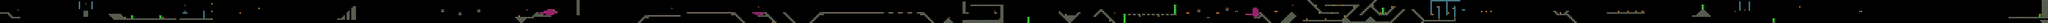

The image is a tile-based game level rendered from a .tmx file. Its description and source (layers, tilesets, objects; grid data summarised) follow:
An orthogonal 1300x15 tile map with 32x32 px tiles, 5 tile layers (waypoints, land, pipein, pass, ...), 3 tilesets and 275 objects (163x enemy, 64x coin, 26x wall, 14x bridge, 2x snake, ...).

<map version="1.0" orientation="orthogonal" width="1300" height="15" tilewidth="32" tileheight="32">
 <tileset firstgid="1" name="blocks" tilewidth="32" tileheight="32">
  <image source="blocks.png" trans="4040ff" width="384" height="512" />
 </tileset>
 <tileset firstgid="193" name="bonus" tilewidth="32" tileheight="32">
  <image source="bonus.png" trans="4040ff" width="256" height="32" />
 </tileset>
 <tileset firstgid="201" name="destination" tilewidth="32" tileheight="32">
  <image source="destination.png" trans="4040ff" width="256" height="32" />
 </tileset>
 <layer name="waypoints" width="1300" height="15" opacity="0">
  <data>[19500 cells, 83 non-empty, 4 distinct tile ids]</data>
 </layer>
 <layer name="land" width="1300" height="15">
  <data>[19500 cells, 1367 non-empty, 19 distinct tile ids]</data>
 </layer>
 <layer name="pipein" width="1300" height="15">
  <data>[19500 cells, 2 non-empty, 1 distinct tile ids]</data>
 </layer>
 <layer name="pass" width="1300" height="15">
  <data>[19500 cells, 3 non-empty, 3 distinct tile ids]</data>
 </layer>
 <layer name="bonus" width="1300" height="15">
  <data>[19500 cells, 24 non-empty, 1 distinct tile ids]</data>
 </layer>
 <objectgroup name="sprites" width="1300" height="15">
  <object name="destination" x="41568" y="320" width="32" height="32">
   <properties>
    <property name="castle" value="0" />
    <property name="mapy" value="-800" />
   </properties>
  </object>
  <object name="coin" type="wall" x="352" y="192" width="32" height="32">
   <properties>
    <property name="created" value="0" />
    <property name="id" value="1" />
   </properties>
  </object>
  <object type="snake" x="416" y="352" width="32" height="32">
   <properties>
    <property name="created" value="0" />
   </properties>
  </object>
  <object name="cloud" type="enemy" x="17568" y="64" width="32" height="32">
   <properties>
    <property name="created" value="0" />
   </properties>
  </object>
  <object name="flower" type="wall" x="1728" y="64" width="32" height="32">
   <properties>
    <property name="created" value="0" />
    <property name="id" value="1" />
   </properties>
  </object>
  <object name="fireflower" type="enemy" x="2672" y="336" width="32" height="32">
   <properties>
    <property name="created" value="0" />
   </properties>
  </object>
  <object name="fireballs" type="enemy" x="2528" y="352" width="32" height="32">
   <properties>
    <property name="created" value="0" />
   </properties>
  </object>
  <object name="riseball" type="enemy" x="2048" y="320" width="32" height="32">
   <properties>
    <property name="created" value="0" />
   </properties>
  </object>
  <object name="riseball" type="enemy" x="3584" y="320" width="32" height="32">
   <properties>
    <property name="created" value="0" />
   </properties>
  </object>
  <object name="hamturt" type="enemy" x="2848" y="352" width="32" height="32">
   <properties>
    <property name="created" value="0" />
   </properties>
  </object>
  <object name="gunturt" type="enemy" x="3040" y="352" width="32" height="32">
   <properties>
    <property name="created" value="0" />
   </properties>
  </object>
  <object name="fireballs" type="enemy" x="3296" y="352" width="32" height="32">
   <properties>
    <property name="created" value="0" />
   </properties>
  </object>
  <object name="fireflower" type="enemy" x="3248" y="336" width="32" height="32">
   <properties>
    <property name="created" value="0" />
   </properties>
  </object>
  <object name="hamturt" type="enemy" x="3456" y="352" width="32" height="32">
   <properties>
    <property name="created" value="0" />
   </properties>
  </object>
  <object name="flower" type="wall" x="3744" y="96" width="32" height="32">
   <properties>
    <property name="created" value="0" />
    <property name="id" value="1" />
   </properties>
  </object>
  <object name="fireround" type="enemy" x="3744" y="224" width="32" height="32">
   <properties>
    <property name="created" value="0" />
   </properties>
  </object>
  <object name="fireballs" type="enemy" x="4288" y="384" width="32" height="32">
   <properties>
    <property name="created" value="0" />
   </properties>
  </object>
  <object name="fireballs" type="enemy" x="4288" y="224" width="32" height="32">
   <properties>
    <property name="created" value="0" />
   </properties>
  </object>
  <object name="fireballs" type="enemy" x="4288" y="64" width="32" height="32">
   <properties>
    <property name="created" value="0" />
   </properties>
  </object>
  <object name="fireballs" type="enemy" x="4864" y="256" width="32" height="32">
   <properties>
    <property name="created" value="0" />
   </properties>
  </object>
  <object name="fireballs" type="enemy" x="5248" y="160" width="32" height="32">
   <properties>
    <property name="created" value="0" />
   </properties>
  </object>
  <object name="riseball" type="enemy" x="5760" y="320" width="32" height="32">
   <properties>
    <property name="created" value="0" />
   </properties>
  </object>
  <object name="riseball" type="enemy" x="5856" y="320" width="32" height="32">
   <properties>
    <property name="created" value="0" />
   </properties>
  </object>
  <object name="riseball" type="enemy" x="5952" y="320" width="32" height="32">
   <properties>
    <property name="created" value="0" />
   </properties>
  </object>
  <object name="riseball" type="enemy" x="6048" y="320" width="32" height="32">
   <properties>
    <property name="created" value="0" />
   </properties>
  </object>
  <object name="riseball" type="enemy" x="6144" y="320" width="32" height="32">
   <properties>
    <property name="created" value="0" />
   </properties>
  </object>
  <object name="riseball" type="enemy" x="6336" y="320" width="32" height="32">
   <properties>
    <property name="created" value="0" />
   </properties>
  </object>
  <object name="riseball" type="enemy" x="6432" y="320" width="32" height="32">
   <properties>
    <property name="created" value="0" />
   </properties>
  </object>
  <object name="riseball" type="enemy" x="6240" y="320" width="32" height="32">
   <properties>
    <property name="created" value="0" />
   </properties>
  </object>
  <object name="badturt" type="enemy" x="7200" y="96" width="32" height="32">
   <properties>
    <property name="created" value="0" />
   </properties>
  </object>
  <object name="badturt" type="enemy" x="7072" y="192" width="32" height="32">
   <properties>
    <property name="created" value="0" />
   </properties>
  </object>
  <object name="cp" type="cp1" x="10528" y="320" width="32" height="32">
   <properties>
    <property name="cpid" value="1" />
    <property name="created" value="0" />
    <property name="mapy" value="0" />
   </properties>
  </object>
  <object name="cannon" type="enemy" x="8960" y="192" width="32" height="32">
   <properties>
    <property name="created" value="0" />
   </properties>
  </object>
  <object name="fireround" type="enemy" x="8992" y="192" width="32" height="32">
   <properties>
    <property name="created" value="0" />
   </properties>
  </object>
  <object name="fireround" type="enemy" x="9344" y="256" width="32" height="32">
   <properties>
    <property name="created" value="0" />
   </properties>
  </object>
  <object name="cannon" type="enemy" x="9312" y="256" width="32" height="32">
   <properties>
    <property name="created" value="0" />
   </properties>
  </object>
  <object name="fireround" type="enemy" x="9728" y="192" width="32" height="32">
   <properties>
    <property name="created" value="0" />
   </properties>
  </object>
  <object name="cannon" type="enemy" x="9696" y="192" width="32" height="32">
   <properties>
    <property name="created" value="0" />
   </properties>
  </object>
  </objectgroup>
</map>
<!-- 237 of 275 objects omitted -->
